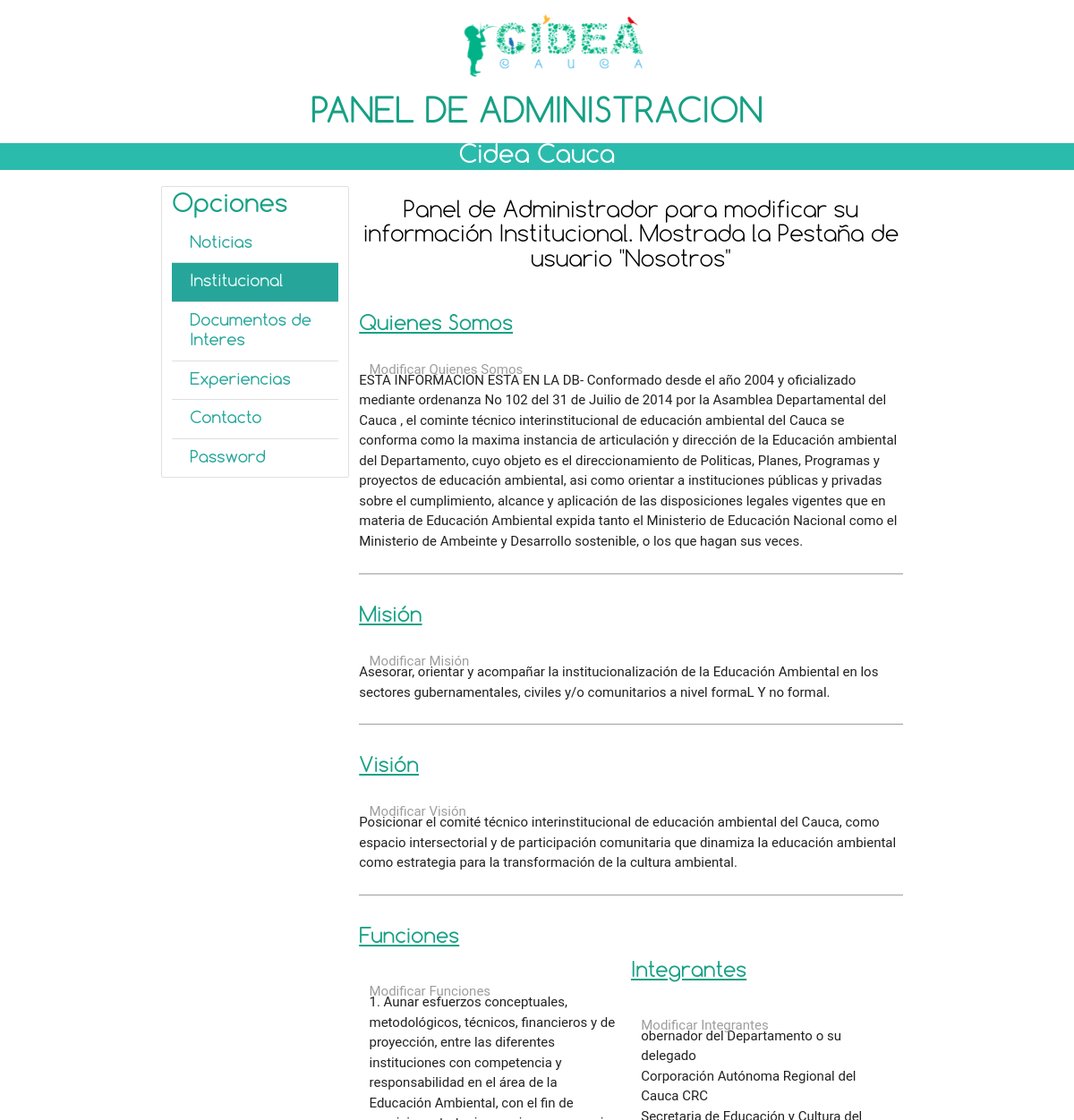
/admin_institucional.php (upper part), run on an earlier commit of the app's database.
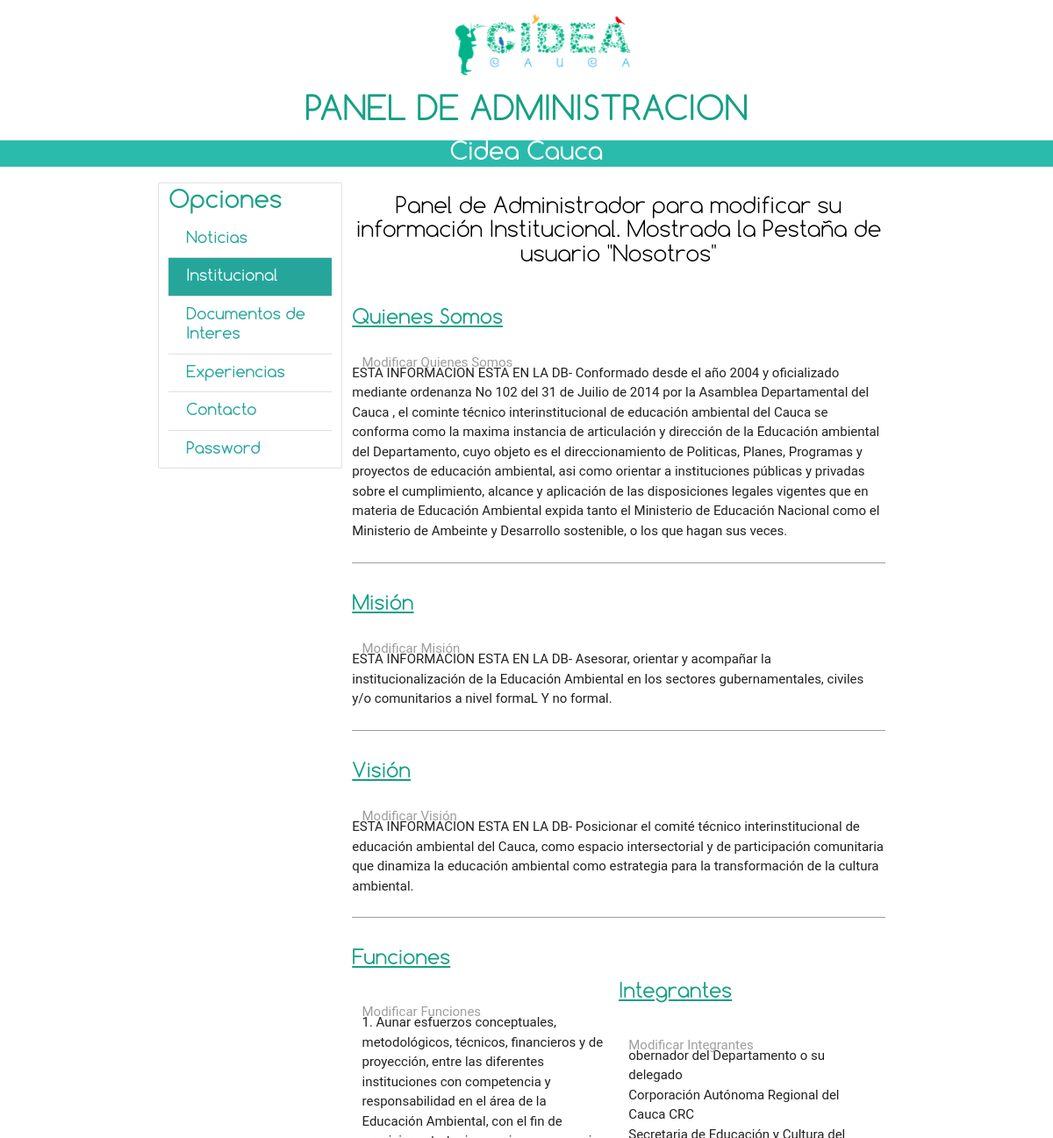
And on a later commit of the database.
### tables this page shows
CREATE TABLE IF NOT EXISTS `institucional` (
`idInstitucional` int(11) NOT NULL,
  `item` varchar(22) NOT NULL,
  `contenido` varchar(2000) NOT NULL
);

### models/InstitucionalDao.php (called while the page is built, shortened)
<?php
class InstitucionalDao {
    function createValueObject() {
          return new Institucional();
    }
    function getObject(&$conn, $idInstitucional) {
          $valueObject = $this->createValueObject();
          $valueObject->setIdInstitucional($idInstitucional);
          $this->load($conn, $valueObject);
          return $valueObject;
    }
    function load(&$conn, &$valueObject) {
          $sql = "SELECT * FROM institucional WHERE (idInstitucional = ".$valueObject->getIdInstitucional().") ";
          if ($this->singleQuery($conn, $sql, $valueObject))
               return true;
          else
               return false;
    }
    function singleQuery(&$conn, &$sql, &$valueObject) {
          $result = $conn->execute($sql);
          if ($row = $conn->nextRow($result)) {
                   $valueObject->setIdInstitucional($row[0]);
                   $valueObject->setItem($row[1]);
                   $valueObject->setContenido($row[2]);
          } else {
               return false;
          }
          return true;
    }
}
?>

### models/Institucional.php (called while the page is built, shortened)
<?php
class Institucional {
    var $idInstitucional;
    var $contenido;
    function getIdInstitucional() {
          return $this->idInstitucional;
    }
    function setIdInstitucional($idInstitucionalIn) {
          $this->idInstitucional = $idInstitucionalIn;
    }
    function getContenido() {
          return $this->contenido;
    }
    function setContenido($contenidoIn) {
          $this->contenido = $contenidoIn;
    }
}
?>

### models/Datasource.php (called while the page is built, shortened)
<?php
class Datasource {
        var $dbLink;
       function Datasource($dbHost, $dbName, $dbuser, $dbpasswd) {
                $this->dbLink = mysql_connect ($dbHost, $dbuser, $dbpasswd);
  }
        function execute($sql) {
                $result = mysql_query($sql, $this->dbLink);
                return $result;
        }
        function nextRow ($result) {
                $row = mysql_fetch_array($result);
                return $row;
        }
        function checkErrors($sql) {
                $err=mysql_error();
                $errno=mysql_errno();
                if($errno) {
                        $message = "The following SQL command ".$sql." caused Database error: ".$err.".";
                        print "Unrecowerable error has occurred. All data will be logged.";
                        print "Please contact System Administrator for help! \n";
                        print " ".$message." \n";
                        exit;
                } else {
                        return;
                }
        }
}
?>

### admin_institucional.php (the view, shortened to what the changed rows need)
<!DOCTYPE html>
  <html>
    <head>
      	<link type="text/css" rel="stylesheet" href="css/materialize.min.css"  media="screen,projection"/>
      	<link type="text/css" rel="stylesheet" href="css/estilos.css"  media="screen,projection"/>
    </head>
<body>
<div class="row container">
<?php
  include_once("models/Datasource.php");
  include_once("models/InstitucionalDao.php");
  include_once("models/Institucional.php");
  include_once("models/Variables.php");
  $conn=new Datasource($dbhost,$dbName,$dbUser,$dbPassword);
  $institdao=new InstitucionalDao();
  $mision=$institdao->getObject($conn,2);
  $vision=$institdao->getObject($conn,3);
?>
    <div class="col s12 m12 l9" style="margin-top:10px">
      <br>
      <form method="POST" action="controllers/cambiar_nosotros.php">
        <div class="input-field">
            <textarea name="mision" id="first_name" type="text" class="materialize-textarea"><?php echo ($mision->getContenido()) ?></textarea>
            <label class="" for="first_name">Modificar Misión</label>
        </div>
        <div class="input-field">
            <textarea name="vision" id="first_name" type="text" class="materialize-textarea"><?php echo ($vision->getContenido()) ?></textarea>
            <label class="" for="first_name">Modificar Visión</label>
        </div>
      </div>
 </body>
</html>

What changed in the data, as far as the page shows it:
changed institucional: mision "Asesorar, orientar y acompañar…" → "ESTA INFORMACION ESTA EN LA DB- Asesorar, orientar y acompañar…"
changed institucional: vision "Posicionar el comité técnico…" → "ESTA INFORMACION ESTA EN LA DB- Posicionar el comité técnico…"
